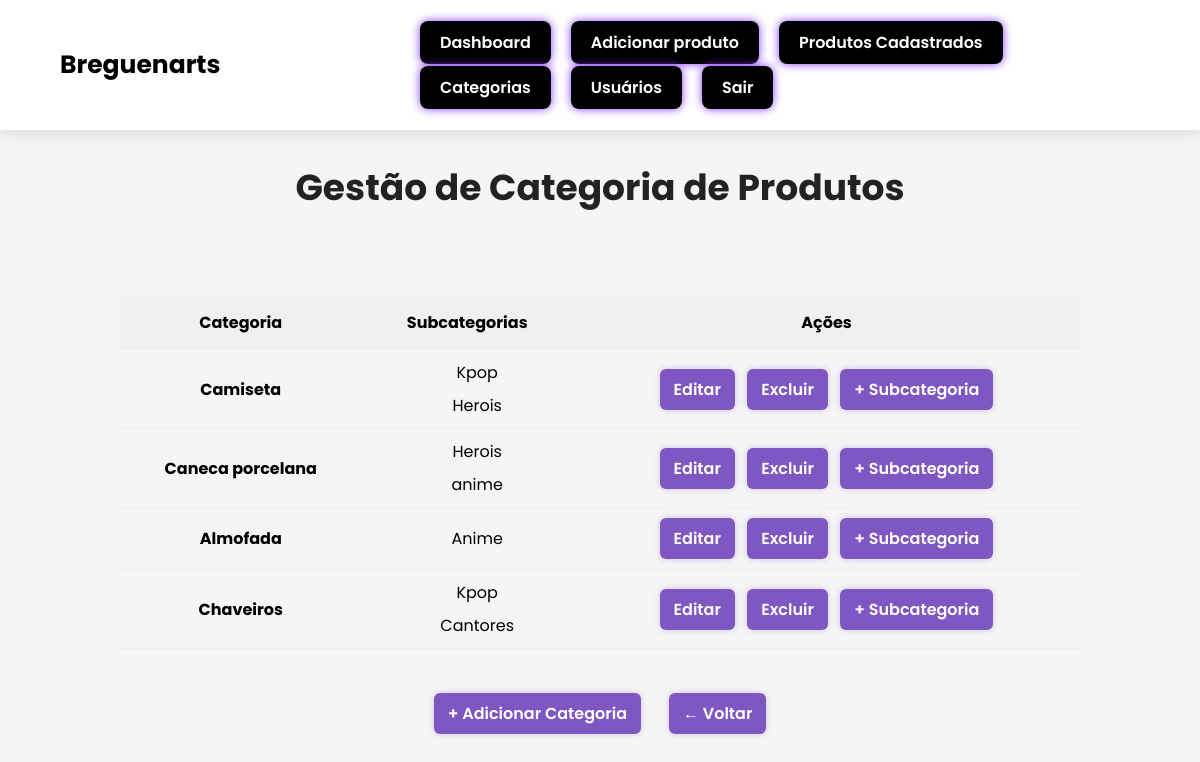
The page /produtos/categorias/ on the database as committed earlier.
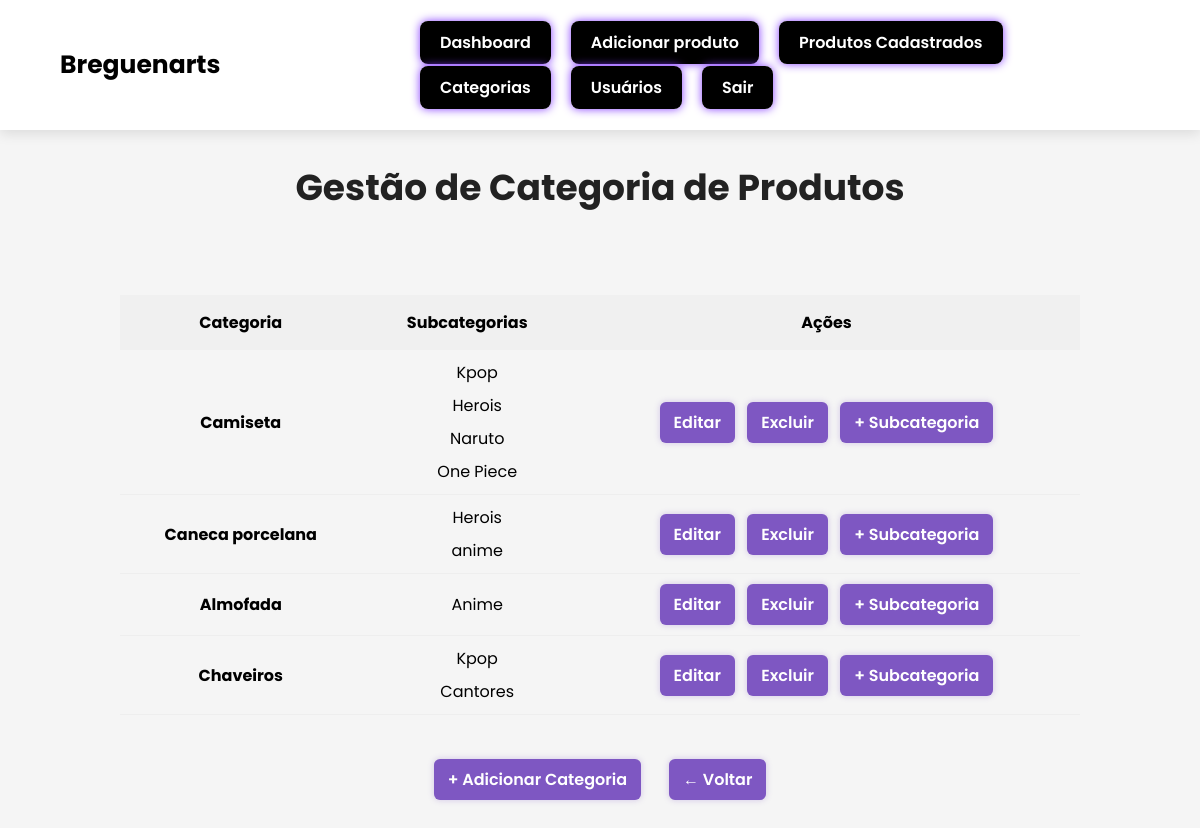
The same page on the database as committed later.
### produtos/models.py (models this page shows, shortened)
class Categoria(models.Model):
    nome = models.CharField(max_length=50)

class Subcategoria(models.Model):
    nome = models.CharField(max_length=50)
    categoria = models.ForeignKey(Categoria, on_delete=models.CASCADE)

### produtos/views.py (the view)
# urls.py: path('categorias/', views.gestao_categorias, name='gestao_categorias'),
def gestao_categorias(request):
    categorias = Categoria.objects.all()
    subcategorias_por_categoria = {
        cat.id: Subcategoria.objects.filter(categoria=cat)
        for cat in categorias
    }
    return render(request, 'produtos/gestao_categorias.html', {
        'categorias': categorias,
        'subcategorias_por_categoria': subcategorias_por_categoria
    })

### templates/produtos/gestao_categorias.html (shortened to what this page needs)
{% extends 'bases/base_admin_produto.html' %}
{% load static %}
{% block page_title %}Gestão de Categoria de Produtos{% endblock %}
{% block content %}
<link rel="stylesheet" href="{% static 'css/produtos.css' %}" />
<div style="max-width: 1000px; margin: 0 auto; padding: 40px 20px;">
  <table class="tabela-categorias" style="width: 100%; border-collapse: collapse; text-align: center;">
    <thead>
      <tr style="background-color: #f0f0f0;">
        <th style="padding: 15px;">Categoria</th>
        <th style="padding: 15px;">Subcategorias</th>
        <th style="padding: 10px; text-align: center;">Ações</th>
      </tr>
    </thead>
    <tbody>
      {% for cat in categorias %}
      <tr style="border-bottom: 1px solid #ddd;">
        <td style="padding: 10px;"><strong>{{ cat.nome }}</strong></td>
        <td style="padding: 10px;">
          {% with subs=cat.subcategoria_set.all %}
            {% if subs %}
              <ul style="margin: 0; padding-left: 20px;">
                {% for sub in subs %}
                  <li>{{ sub.nome }}</li>
                {% endfor %}
              </ul>
            {% else %}
              <em>Sem subcategorias</em>
            {% endif %}
          {% endwith %}
        </td>
        <td style="padding: 10px; text-align: center;">
          <a href="{% url 'editar_categoria' cat.id %}" class="botao-acao" style="margin: 0 4px;">Editar</a>
          <form method="post" action="{% url 'excluir_categoria' cat.id %}" style="display: inline">
            <button type="submit" class="botao-acao" style="margin: 0 4px;">Excluir</button>
          </form>
          <a href="{% url 'adicionar_subcategoria' %}?categoria_id={{ cat.id }}" class="botao-acao" style="margin: 0 4px;">+ Subcategoria</a>
        </td>
      </tr>
      {% endfor %}
    </tbody>
  </table>
  <div style="margin-top: 40px; display: flex; justify-content: center; gap: 20px;">
    <a href="{% url 'adicionar_categoria' %}" class="botao-acao">+ Adicionar Categoria</a>
    <a href="javascript:history.back()" class="botao-acao">← Voltar</a>
  </div>
</div>
{% endblock %}

### templates/bases/base_admin_produto.html (shortened to what this page needs)
{% load static %}
<!DOCTYPE html>
<html lang="pt-br">
  <head>
    <link
      rel="stylesheet"
      href="https://unpkg.com/boxicons@latest/css/boxicons.min.css"
    />
  </head>
  <body>
    <header
      style="
        position: fixed;
        top: 0;
        left: 0;
        width: 100%;
        z-index: 1000;
        background-color: #fff;
        box-shadow: 0 4px 12px rgba(0, 0, 0, 0.1);
        padding: 30px 5%;
        display: flex;
        align-items: center;
        justify-content: space-between;
      "
    >
      <div style="flex: 1">
        <span style="font-size: 25px; font-weight: 700; color: #000"
          >Breguenarts</span
        >
      </div>
      <nav style="flex: 2; display: flex; justify-content: flex-end">
        <ul
          style="
            display: flex;
            gap: 20px;
            list-style: none;
            margin: 0;
            padding: 0;
            flex-wrap: wrap;
          "
        >
          <li>
            <a
              href="{% url 'painel' %}"
              style="
                background-color: #000;
                color: #fff;
                padding: 10px 20px;
                border-radius: 8px;
                font-weight: 600;
                text-decoration: none;
                box-shadow: 0 0 10px #863cff;
              "
              >Dashboard</a
            >
          </li>
          <li>
            <a
              href="{% url 'cadastrar_produto' %}"
              style="
                background-color: #000;
                color: #fff;
                padding: 10px 20px;
                border-radius: 8px;
                font-weight: 600;
                text-decoration: none;
                box-shadow: 0 0 10px #863cff;
              "
              >Adicionar produto</a
            >
          </li>
          <li>
            <a
              href="{% url 'gestao_produtos' %}"
              style="
                background-color: #000;
                color: #fff;
                padding: 10px 20px;
                border-radius: 8px;
                font-weight: 600;
                text-decoration: none;
                box-shadow: 0 0 10px #863cff;
              "
              >Produtos Cadastrados</a
            >
          </li>
          <li>
            <a
              href="{% url 'gestao_categorias' %}"
              style="
                background-color: #000;
                color: #fff;
                padding: 10px 20px;
                border-radius: 8px;
                font-weight: 600;
                text-decoration: none;
                box-shadow: 0 0 10px #863cff;
              "
              >Categorias</a
            >
          </li>
          <li>
            <a
              href="{% url 'listar_usuarios' %}"
              style="
                background-color: #000;
                color: #fff;
                padding: 10px 20px;
                border-radius: 8px;
                font-weight: 600;
                text-decoration: none;
                box-shadow: 0 0 10px #863cff;
              "
              >Usuários</a
            >
          </li>
          <li>
  <a
    href="#"
    onclick="document.getElementById('logout-form').submit();"
    style="
      background-color: #000;
      color: #fff;
      padding: 10px 20px;
      border-radius: 8px;
      font-weight: 600;
      text-decoration: none;
      box-shadow: 0 0 10px #863cff;
    "
  >
    Sair
  </a>
</li>
        </ul>
      </nav>
    </header>
    <main style="margin-top: 120px; padding: 40px 5%">
      <h1
    style="
      font-size: 36px;
      color: #222;
      text-align: center;
      margin-bottom: 30px;
    "
       >
    {% block page_title %}{% endblock %}
      </h1>
      {% block content %} {% endblock %}
    </main>
  </body>
</html>

### static/css/produtos.css (style rules this page uses)
* { padding: 0; margin: 0; box-sizing: border-box; font-family: "Poppins", sans-serif; list-style: none; text-decoration: none; }
body { background-color: #f5f5f5; }
header { position: fixed; right: 0; top: 0; z-index: 1000; width: 100%; display: flex; align-items: center; justify-content: space-between; padding: 33px 9%; background: transparent; }
.tabela-categorias td { padding: 16px; border-bottom: 1px solid #eee; vertical-align: middle; text-align: center; }
.tabela-categorias td ul { padding: 0; margin: 0 auto; list-style: none; display: flex; flex-direction: column; align-items: center; gap: 8px; }
.tabela-categorias td li { display: flex; flex-direction: column; align-items: center; gap: 4px; max-height: 120px; overflow-y: auto; }
.botao-acao { background-color: #7e57c2; color: #fff; border: none; padding: 8px 14px; border-radius: 6px; font-weight: 600; cursor: pointer; box-shadow: 0 0 6px rgba(126, 87, 194, 0.3); transition: all 0.3s ease; margin: 4px; display: inline-block; }
form { display: flex; flex-direction: column; gap: 5px; }
form button { background-color: #0077cc; color: white; border: none; padding: 12px; font-size: 16px; border-radius: 6px; cursor: pointer; transition: background-color 0.3s ease; }

Rows that differ between the two databases and show on the page:
added Subcategoria: nome "Naruto", shown under Categoria "Camiseta"
added Subcategoria: nome "One Piece", shown under Categoria "Camiseta"
